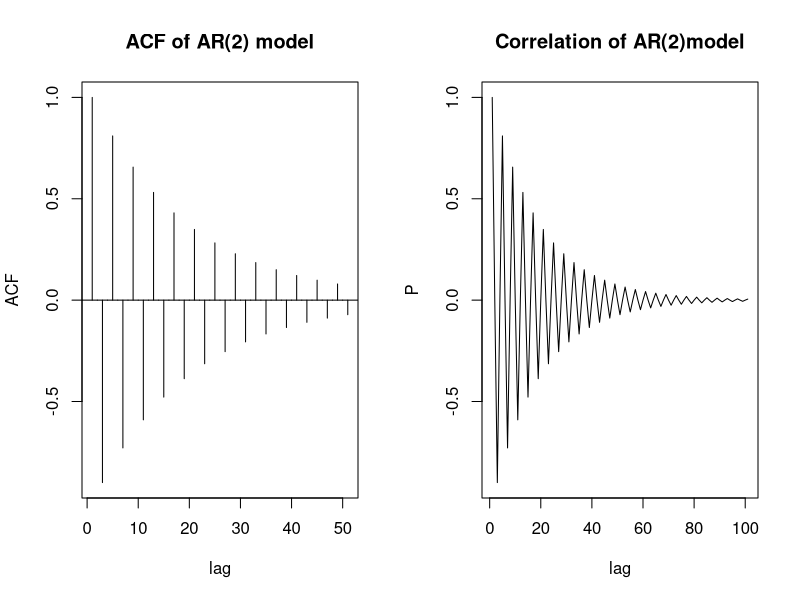
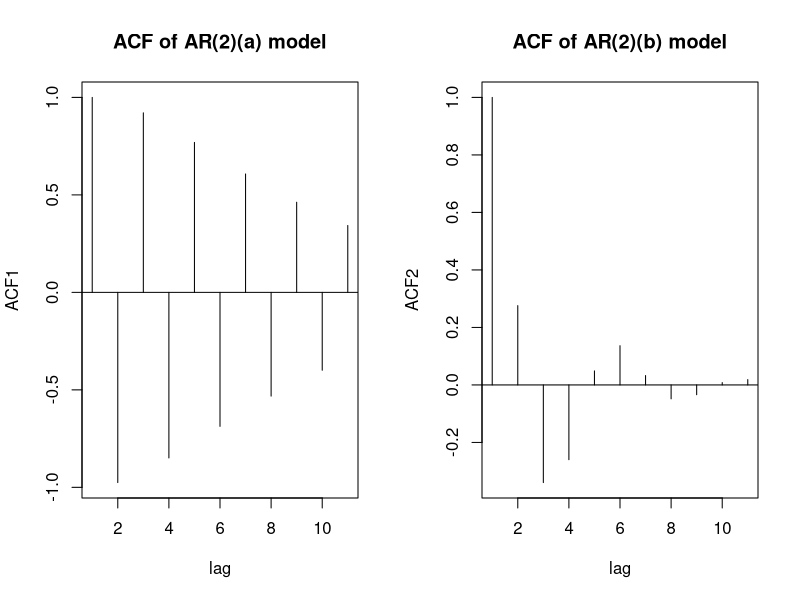
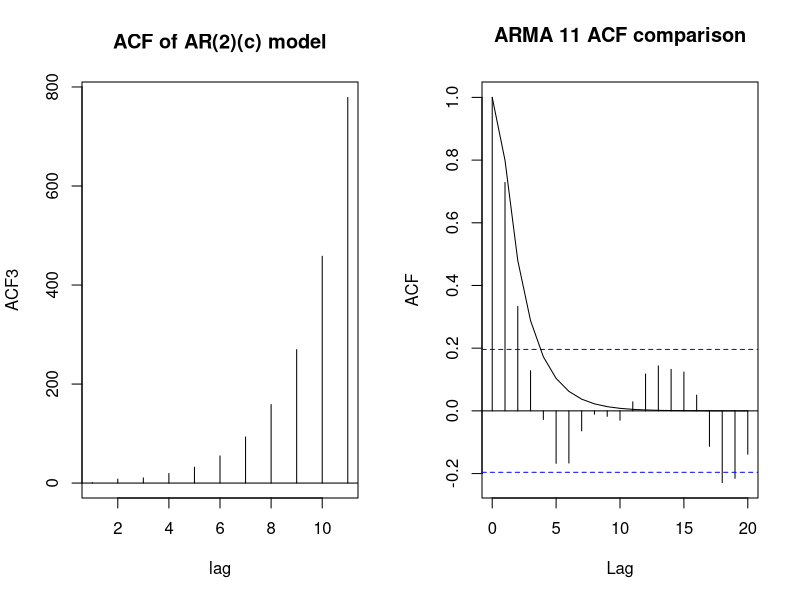
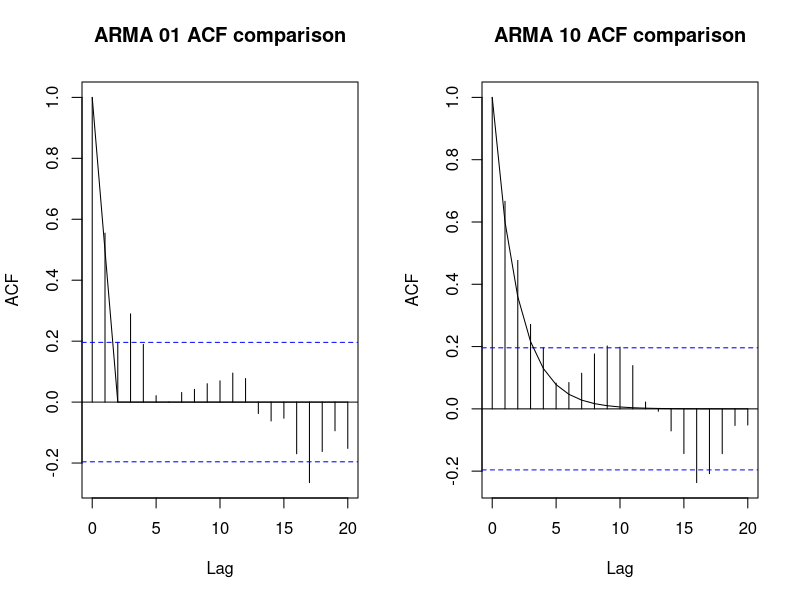
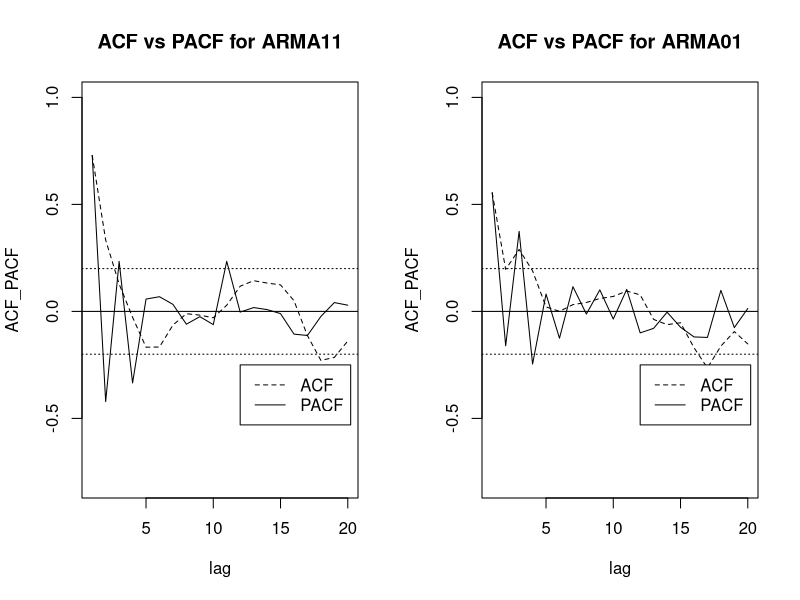
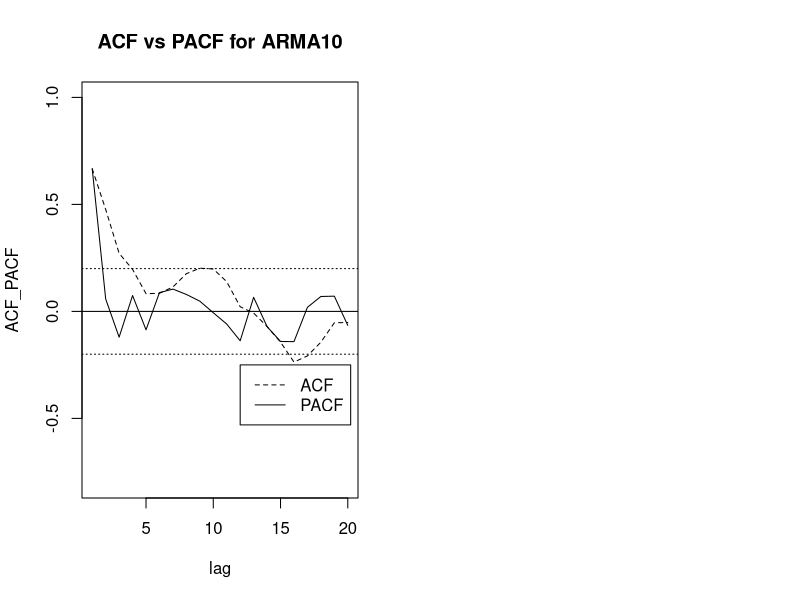

These charts were generated, in order, by the following R code:
## ---- chunk 1
knitr::opts_chunk$set(echo = TRUE)
## ---- chunk 2
#Question 3.6

z<-c(1,0,0.9) # Find the roots of the autoregressive polynomial
polyroot(z)

par(mfrow=c(1,2))
# ACF plot
ACF=ARMAacf(ar=c(0,-0.9), ma=0,50)
plot(ACF, type='h', xlab="lag", main="ACF of AR(2) model")
abline(h=0)
#correlation plot
P=ARMAacf(ar=c(0,-0.9),lag.max=100)
plot(P, type='l', xlab="lag", main="Correlation of AR(2)model")
## ---- chunk 3
#(a) x_t + 1.6x_t-1 + .64x_t-2 = w_t
z1<-c(1,1.6,0.64)
polyroot(z1)
# In z1, the roots are real and equal(Z1=Z2=Z0), then rho(h)=Z0^-h*(c1+c2h)

## ---- chunk 4
#solve for constant
A<-matrix(c(1,0,-1.25,-1.25),2,2,T)
B<-matrix(c(1,-1.6/1.64),2,1)
solve(A,B)
# The answer is c1 and c2(constant)
## ---- chunk 5
#plot ACF
ACF1=ARMAacf(ar=c(-1.6,-.64), lag.max=10)
plot(ACF1, type='h', xlab="lag", main="ACF of AR(2)(a) model")
abline(h=0)
## ---- chunk 6
#(b) x_t - .40x_t-1 - .45x_t-2 = w_t
z2<-c(1,-.4,-.45)
polyroot(z2)
# In z2, the roots (Z1 and Z2) are real and distinct, so the rho(h)=c1*Z1^-h+c2*Z2^-h
## ---- chunk 7
A<-matrix(c(1.11,-2,1,1),2,2,T)
B<-matrix(c(0.4/0.55,1),2,1)
solve(A,B)
# The answer is c1 and c2(constant)
## ---- chunk 8
ACF2=ARMAacf(ar=c(.4,-.45), lag.max=10)
plot(ACF2, type='h', xlab="lag", main="ACF of AR(2)(b) model")
abline(h=0)
## ---- chunk 9
#(c) x_t - 1.2x_t-1 + .85x_t-2 = w_t
z3<-c(1,-1.2,.85)
polyroot(z3)
# In z3, the two roots (Z1 and Z2) are a complex and conjugate pair, Z1=Z2_bar, then c2=c1_bar(because the rho(h) is real), and rou(h)=c1*Z1^-h + c1_bar*Z1_bar^-h. 

## ---- chunk 10
Z1<-polyroot(z3)[1]
Z2<-polyroot(z3)[2]
A<-matrix(c(1,1,Z1,Z2),2,2,T)
B<-matrix(c(1,1.2/1.85),2,1)
solve(A,B)
# The answer is c1 and c2(constant)
## ---- chunk 11
ACF3=ARMAacf(ar=c(1.2,.85), lag.max=10)
plot(ACF3, type='h', xlab="lag", main="ACF of AR(2)(c) model")
abline(h=0)
## ---- chunk 12
# Generate 100 observation for three models: ARMA(1,1), ARMA(0,1),ARMA(1,0); theta = .9, phi = .6

ARMA11 <- arima.sim(model=list(ar=.6,ma=.9),n=100)
ARMA01 <- arima.sim(model=list(ma=.9),n=100)
ARMA10 <- arima.sim(model=list(ar=.6),n=100)
## ---- chunk 13
# compute sample ACF for all three simulations

ARMA11acf <- acf(ARMA11,plot=F)
ARMA01acf <- acf(ARMA01,plot=F)
ARMA10acf <- acf(ARMA10,plot=F)
## ---- chunk 14
# compute theoretical ACFs for all models
#
acf11 <- ARMAacf(ar=.6,ma=.9,lag.max=20)
acf01 <- ARMAacf(ma=.9,lag.max=20)
acf10 <- ARMAacf(ar=.6,lag.max=20)
## ---- chunk 15
# plot and compare each other

plot(ARMA11acf, main="ARMA 11 ACF comparison")
lines(ARMA11acf$lag,acf11)
# Comparison: In the graph1, the theoretical ACF gradually converge to 0, while the sample ARMA 11 ACF still larger than 0 after the theoretical ACF become near to 0. 
## ---- chunk 16
plot(ARMA01acf, main="ARMA 01 ACF comparison")
lines(ARMA01acf$lag,acf01)
# Comparison: In the graph2, the theoretical ACF quickly converge to 0, while the sample ARMA 01 ACF still larger than 0 after the theoretical ACF become near to 0. 
## ---- chunk 17
plot(ARMA10acf, main="ARMA 10 ACF comparison")
lines(ARMA10acf$lag,acf10)
# Comparison: In the graph3, the theoretical ACF gradually converge to 0, while the sample ARMA 10 ACF still larger than 0 after the theoretical ACF become near to 0. 
## ---- chunk 18
# compute sample PACF and plot against sample ACF

ARMA11pacf <- pacf(ARMA11,plot=F)
ARMA01pacf <- pacf(ARMA01,plot=F)
ARMA10pacf <- pacf(ARMA10,plot=F)
## ---- chunk 19
plot(ARMA11acf$acf[-1],type='l',lty=2,ylim=c(-.8,1),ylab='ACF_PACF',
     xlab='lag',main="ACF vs PACF for ARMA11")
abline(h=0)
abline(h=c(.2,-.2),lty=3)
lines(ARMA11acf$lag[-1],ARMA11pacf$acf)
legend(12,-.25,c("ACF","PACF"),lty=c(2,1))
## ---- chunk 20
plot(ARMA01acf$acf[-1],type='l',lty=2,ylim=c(-.8,1),ylab='ACF_PACF',
     xlab='lag',main="ACF vs PACF for ARMA01")
abline(h=0)
abline(h=c(.2,-.2),lty=3)
lines(ARMA01acf$lag[-1],ARMA01pacf$acf)
legend(12,-.25,c("ACF","PACF"),lty=c(2,1))
## ---- chunk 21
plot(ARMA10acf$acf[-1],type='l',lty=2,ylim=c(-.8,1),ylab='ACF_PACF',
     xlab='lag',main="ACF vs PACF for ARMA10")
abline(h=0)
abline(h=c(.2,-.2),lty=3)
lines(ARMA10acf$lag[-1],ARMA10pacf$acf)
legend(12,-.25,c("ACF","PACF"),lty=c(2,1))
## ---- chunk 22
# We can see that the sample PACF for the ARMA11 and MA1 'tail off' around lag 2, where the sample PACF for AR1 cuts offafter lag p=1. Similarly, the sample ACF for the ARMA11 andappear to tail off slightly while the MA1 cutts off after lag1. Note however, for AR1/MA1, the tailing off happens early (lag1-2), which makes sense since we had set p=1; q=1. 

